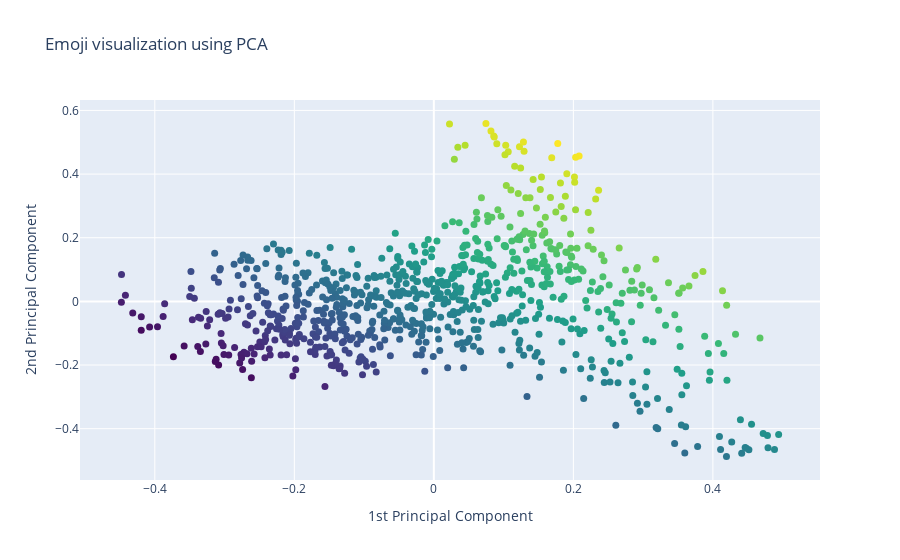

This figure's notebook cell:
### Code cell
import plotly.graph_objects as go

fig2 = go.Figure(data=go.Scatter(x=df['1st Principal Component'],
                                y=df["2nd Principal Component"],
                                mode='markers',
                                #marker_color=df["int values"],
                                marker=dict(
                                            size=7,
                                            color=np.add(xxx,yyy), #set color equal to a variable
                                            colorscale='Viridis'
                                        ),
                                text=df['emojis'])) # hover text goes here

fig2.update_layout(title='Emoji visualization using PCA',
                   xaxis_title='1st Principal Component',
                   yaxis_title="2nd Principal Component")
fig2.show()

### Figure 1 — Plotly figure (JSON) as saved in the notebook; plotly's stock layout.template omitted (floating-point values rounded to 4 significant figures; data arrays with more than 128 entries replaced by an {"elided": "..."} marker saying what was removed)
{"data": [{"marker": {"color": {"elided": "845 float values"}, "colorscale": [[0, "#440154"], [0.1111, "#482878"], [0.2222, "#3e4989"], [0.3333, "#31688e"], [0.4444, "#26828e"], [0.5556, "#1f9e89"], [0.6667, "#35b779"], [0.7778, "#6ece58"], [0.8889, "#b5de2b"], [1, "#fde725"]], "size": 7}, "mode": "markers", "text": {"elided": "845 str values"}, "type": "scatter", "x": {"elided": "845 str values"}, "y": {"elided": "845 str values"}}], "layout": {"title": {"text": "Emoji visualization using PCA"}, "xaxis": {"title": {"text": "1st Principal Component"}}, "yaxis": {"title": {"text": "2nd Principal Component"}}}}
